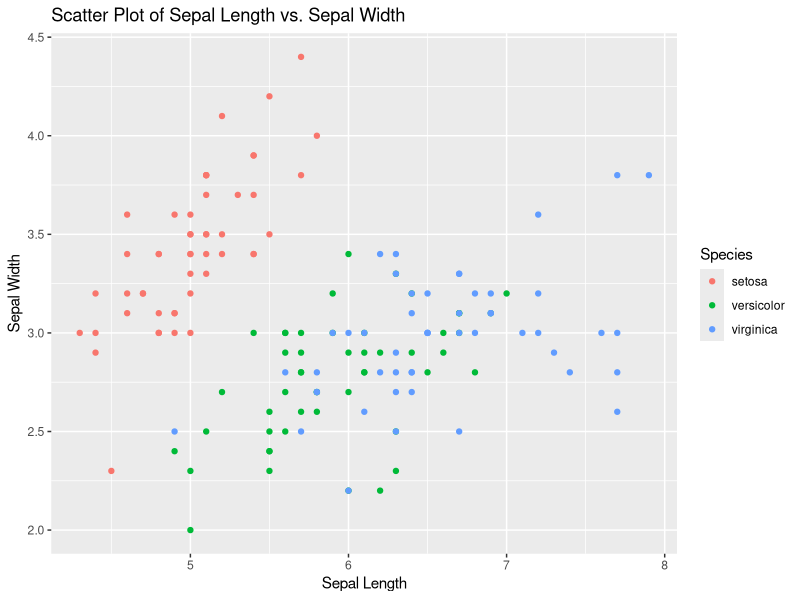
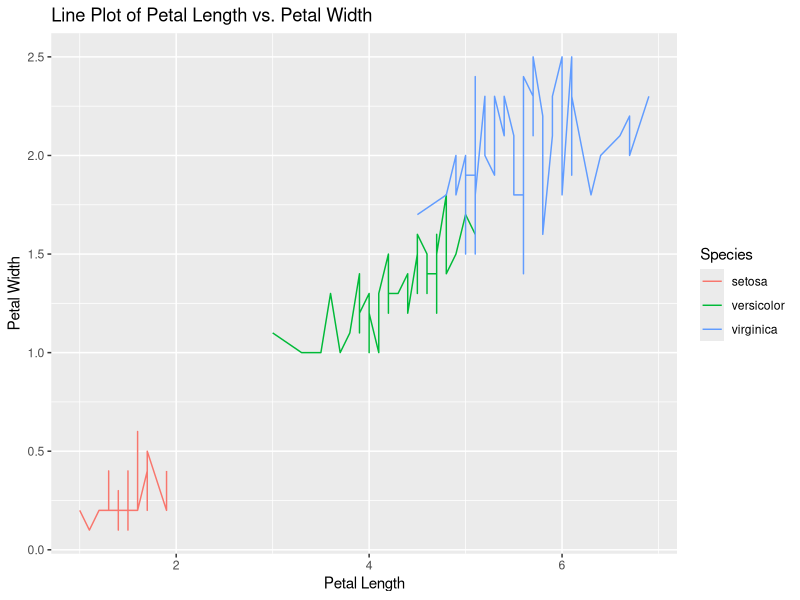

R code for these plots, in order:
# Load required libraries
library(ggplot2)  # For creating visualizations

# Dataset: Iris
data(iris)

# Scatter plot
ggplot(iris, aes(x = Sepal.Length, y = Sepal.Width, color = Species)) +
    geom_point() +
    labs(title = "Scatter Plot of Sepal Length vs. Sepal Width", x = "Sepal Length", y = "Sepal Width")

# Scatter plots are used also for making clustering analysis, so to separate the
# data depending on some variables

# Line plot
ggplot(iris, aes(x = Petal.Length, y = Petal.Width, color = Species, group = Species)) +
    geom_line() +
    labs(title = "Line Plot of Petal Length vs. Petal Width", x = "Petal Length", y = "Petal Width")

# With this plot it's possible to see if there is any mathematical correlation
# between the variables

